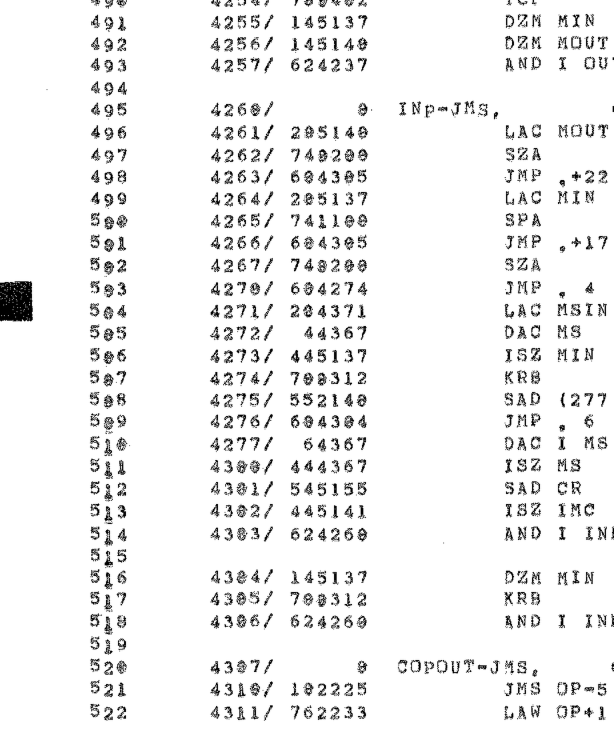
#> input picture characters/heinz-lemke/sources/pixie-assembler-listing-1972/.crops/page-048-L1.png, 1840 x 2238 px, given in place of page-page-048-L1.png.png, which was not available (shown at 1/3 size)
$ python gencrops.py page-048-L1.png 5
#> lines starting #> are read from the running program, lines starting #| are printed output that depends on the picture; pictures that were not available may be replaced by others from this repository, and a replacement may not be noted
import sys
from PIL import Image, ImageOps
page, seqx = sys.argv[1], int(sys.argv[2])
im = ImageOps.autocontrast(Image.open(f'pages/page-{page}.png').convert('L'))
#> im is the input picture: PIL image 1840x2238 L; min 0, max 255, mean 240
w, h = im.size
#> w = 1840; h = 2238
y0, y1 = 130, h - 30
#> y0 = 130; y1 = 2208
def band(tag, bx0, bx1, n, ov):
#> called with tag = 's', bx0 = -115, bx1 = 2455, n = 3, ov = 60
    step = (y1-y0)//n
#> step = 692
    for i in range(n):
        a = max(y0, y0+i*step-ov); b = min(y1, y0+(i+1)*step+ov)
        c = im.crop((max(0,bx0), a, min(w,bx1), b))
        c = c.resize((c.width*2, c.height*2), Image.LANCZOS)
        c.save(f'.crops/page-{page}-{tag}{i}.png')
#> this loop made 3 passes
#> pass 2, in band, `c = c.resize((c.width*2, c.height*2), Image.LANCZOS)`:
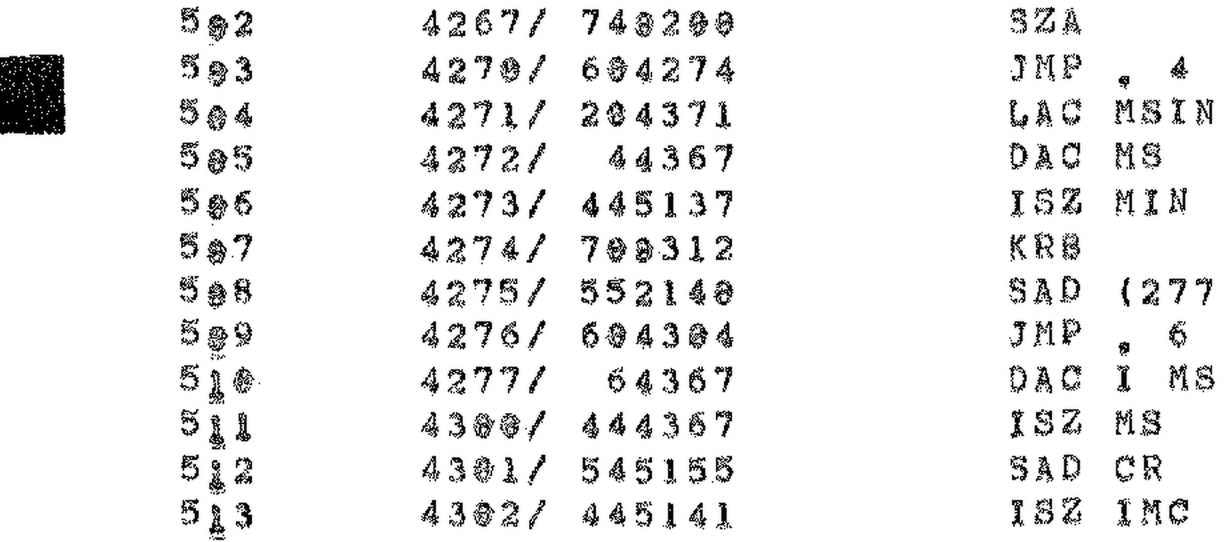
#> c: PIL image 3680x1624 L (shown at 1/3 size); min 0, max 255, mean 237.2
#> after the loop:
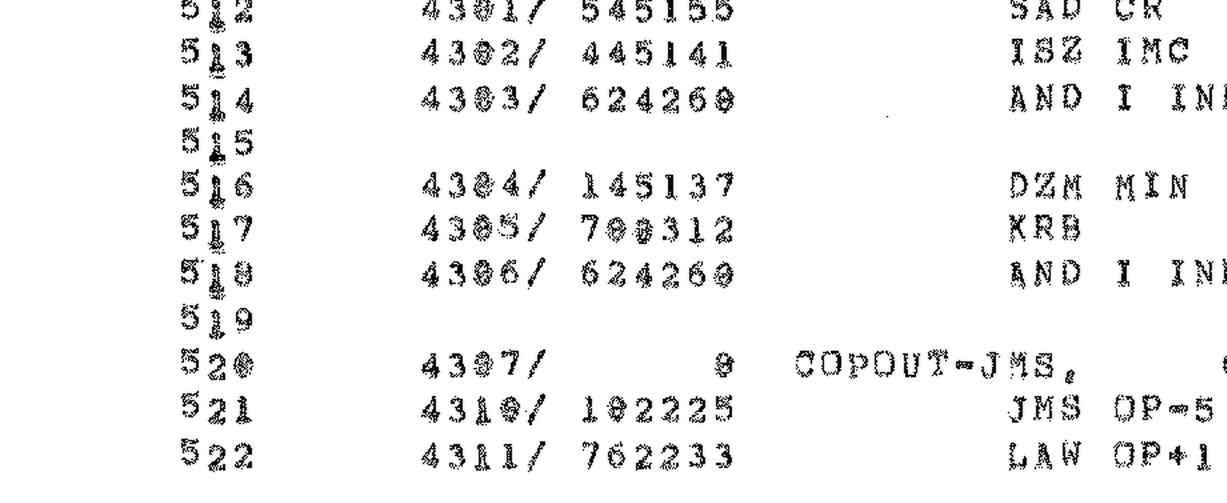
#> c: PIL image 3680x1508 L (shown at 1/3 size); min 0, max 255, mean 241.8
band('s', seqx-120, seqx+2450, 3, 60)
band('L', seqx-40, seqx+880, 2, 40)
#> the loop in band (call 2), `for i in range(n):` made 2 passes
#> pass 1, in band (call 2), `c = im.crop((max(0,bx0), a, min(w,bx1), b))`:
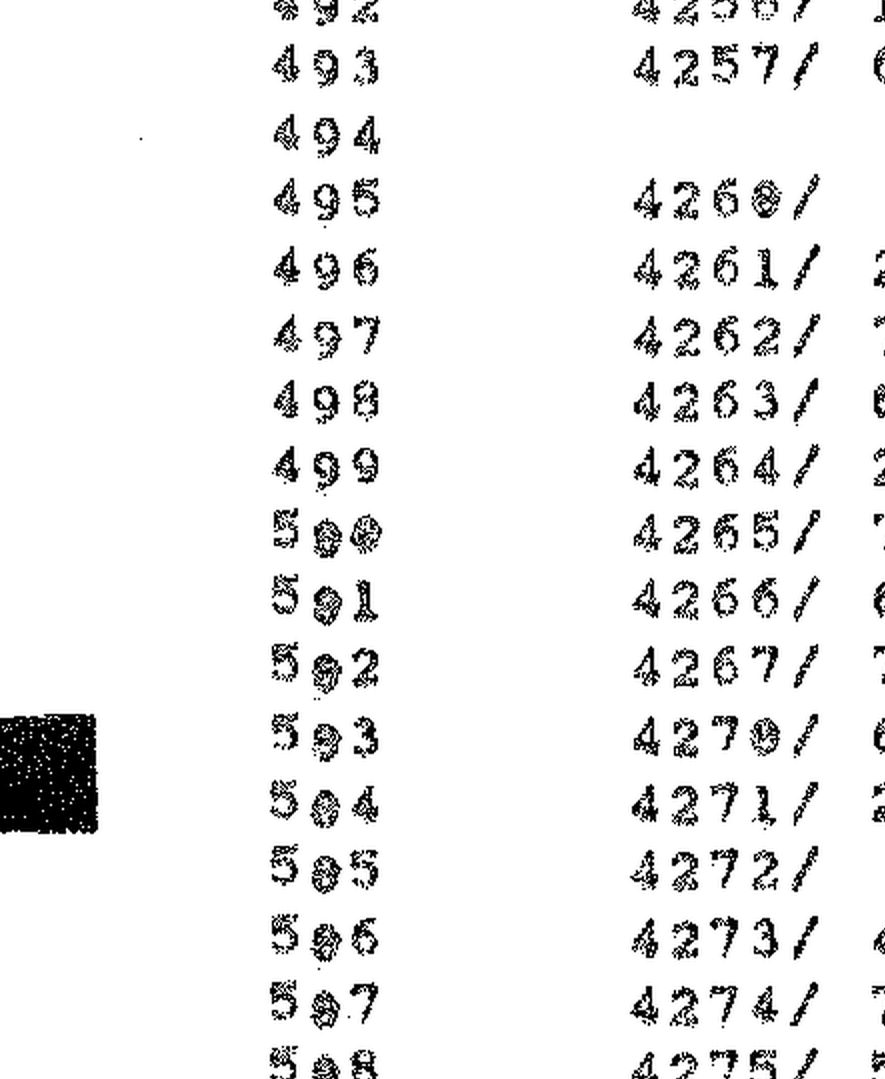
#> c: PIL image 885x1079 L; min 0, max 255, mean 238
#> pass 2, in band (call 2), `c = im.crop((max(0,bx0), a, min(w,bx1), b))`:
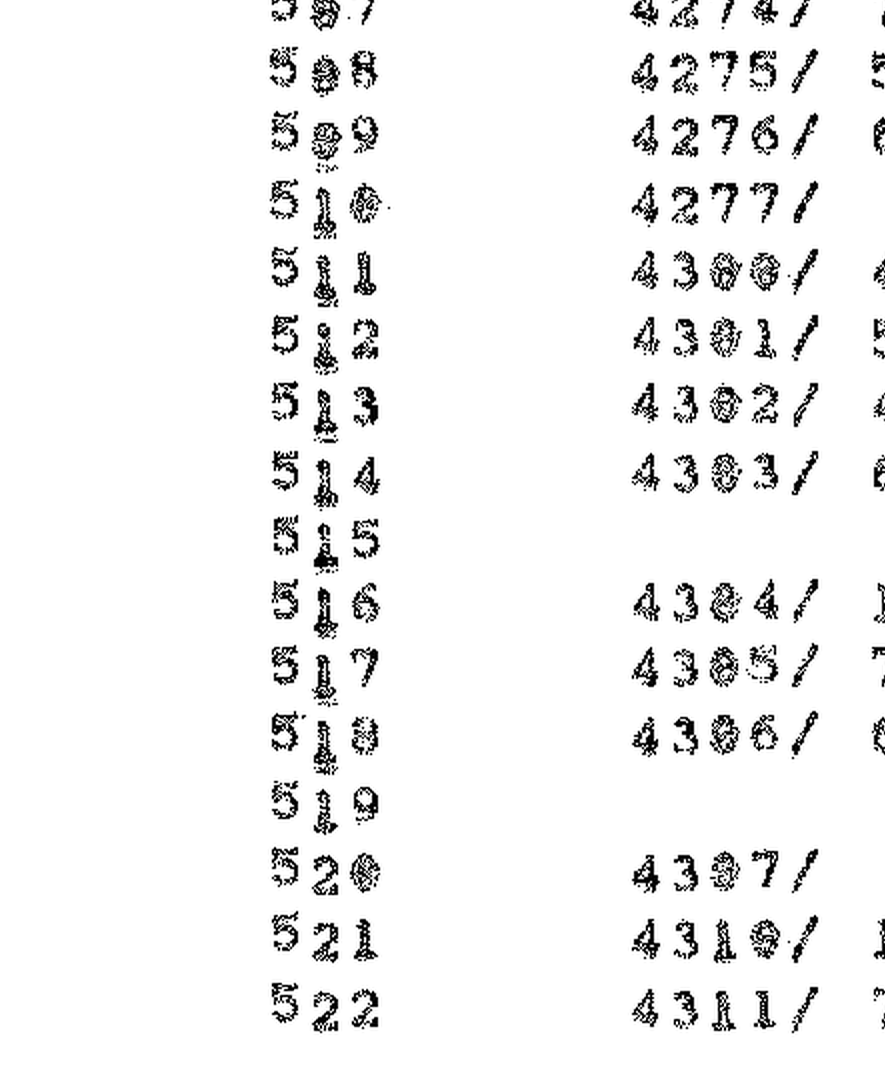
#> c: PIL image 885x1079 L; min 0, max 255, mean 242
band('M', seqx+420, seqx+1150, 3, 40)
#> call 3 of band, with tag = 'M', bx0 = 425, bx1 = 1155, n = 3, ov = 40
#> the loop in band (call 3), `for i in range(n):` made 3 passes
#> pass 1, in band (call 3), `c = im.crop((max(0,bx0), a, min(w,bx1), b))`:
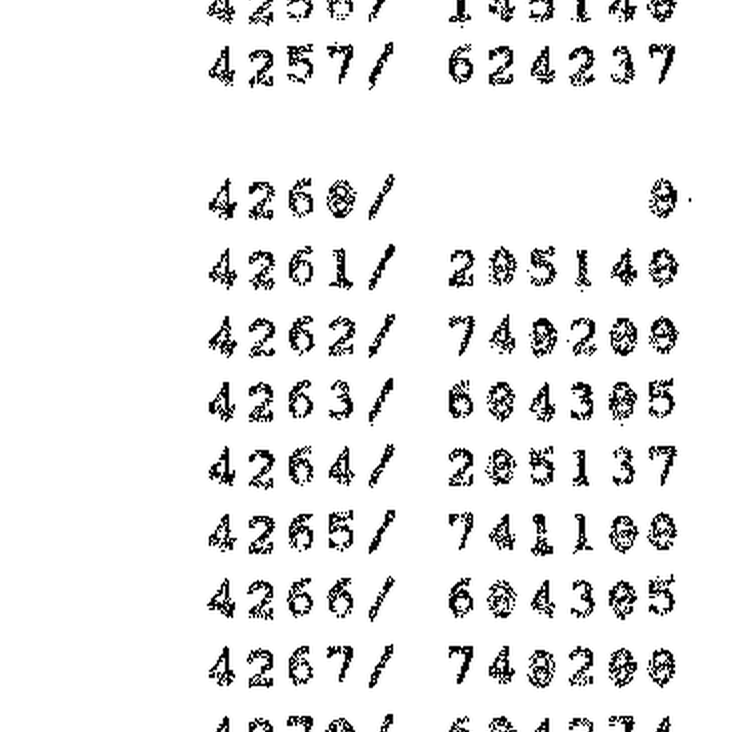
#> c: PIL image 730x732 L; min 0, max 255, mean 235.4
#> pass 2, in band (call 3), `c = im.crop((max(0,bx0), a, min(w,bx1), b))`:
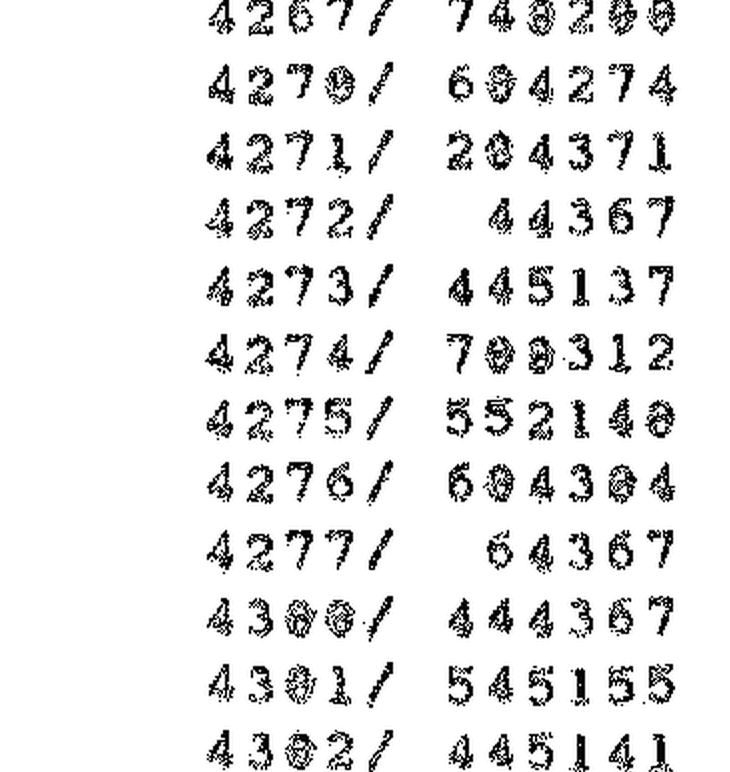
#> c: PIL image 730x772 L; min 0, max 255, mean 232.3
#> after the loop in band (call 3), `for i in range(n):`:
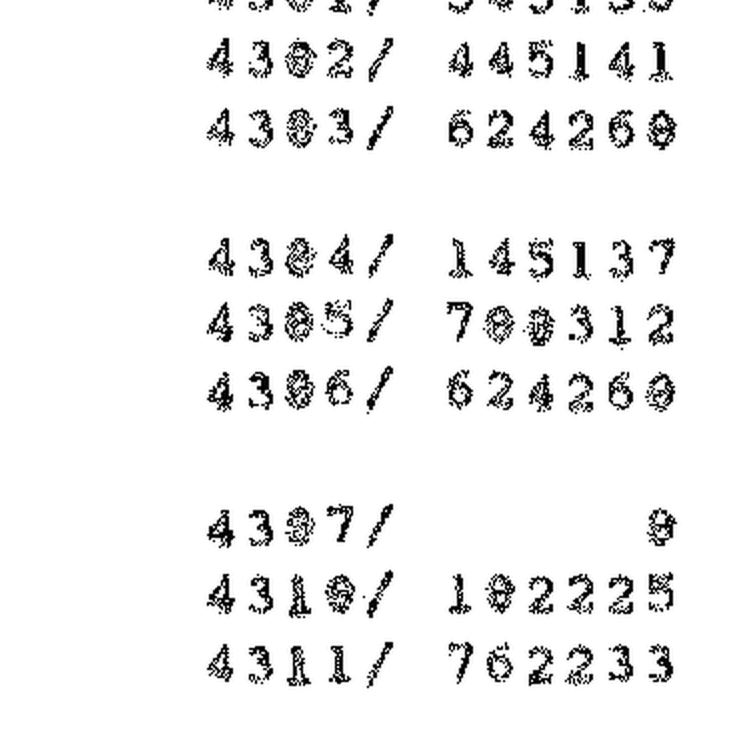
#> c: PIL image 1460x1468 L (shown at 1/2 size); min 0, max 255, mean 239.5
print('done', page)

$ run again, on characters/heinz-lemke/sources/pixie-assembler-listing-1972/.crops/page-063-L0.png
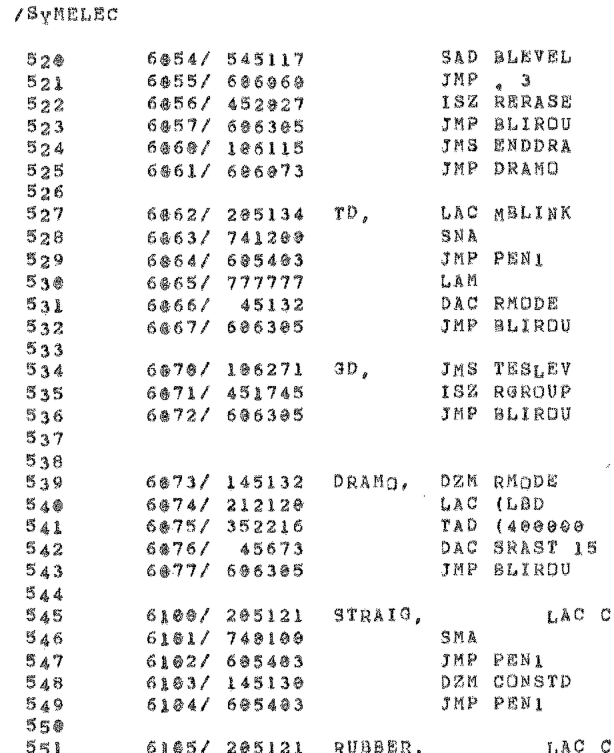
#> input picture characters/heinz-lemke/sources/pixie-assembler-listing-1972/.crops/page-063-L0.png, 1840 x 2258 px, given in place of page-page-063-L0.png.png, which was not available (shown at 1/3 size)
#> im is the input picture: PIL image 1840x2258 L; min 0, max 255, mean 239.8
#> after the loop in band, `for i in range(n):`:
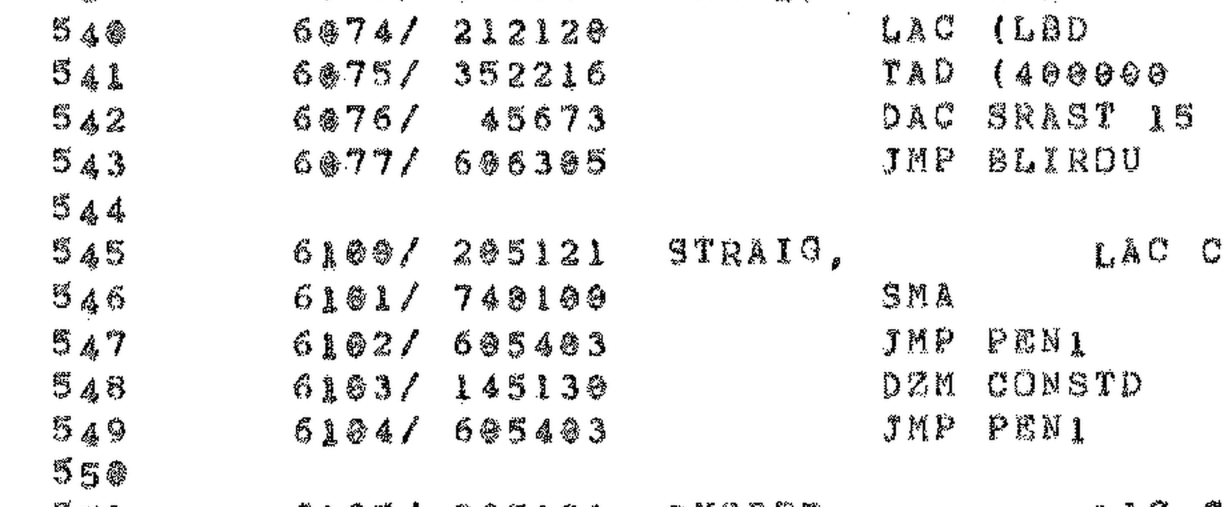
#> c: PIL image 3680x1520 L (shown at 1/3 size); min 0, max 255, mean 239.6
#> after the loop in band (call 3), `for i in range(n):`:
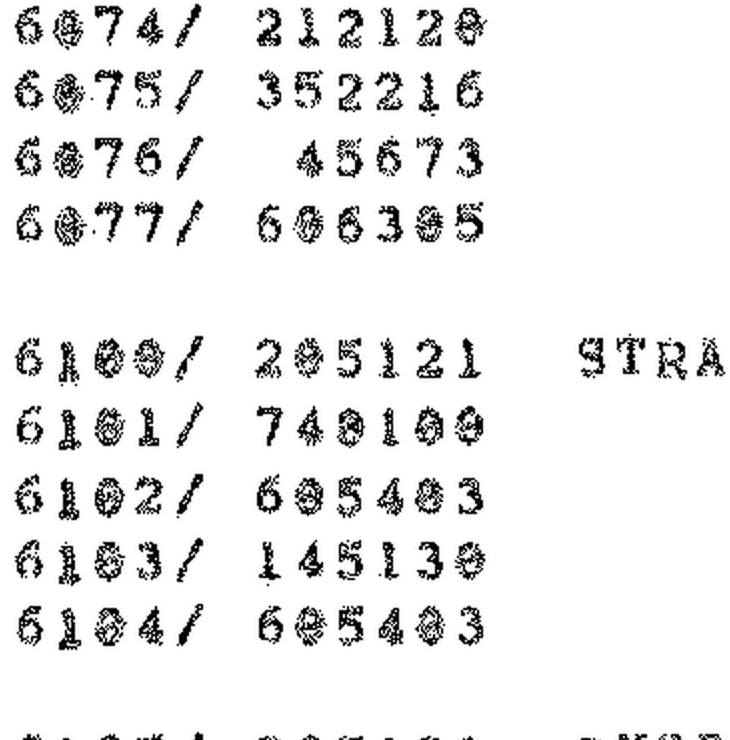
#> c: PIL image 1460x1480 L (shown at 1/2 size); min 0, max 255, mean 235

$ run again, on characters/heinz-lemke/sources/pixie-assembler-listing-1972/.crops/page-063-M1.png
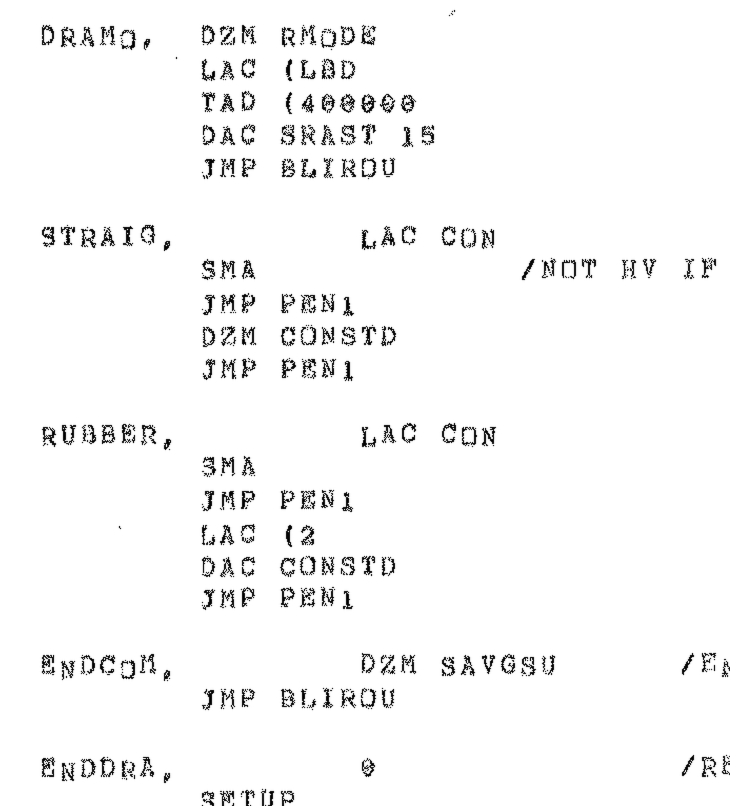
#> input picture characters/heinz-lemke/sources/pixie-assembler-listing-1972/.crops/page-063-M1.png, 1460 x 1612 px, given in place of page-page-063-M1.png.png, which was not available (shown at 1/2 size)
#> im is the input picture: PIL image 1460x1612 L; min 0, max 255, mean 247.3
#> after the loop in band, `for i in range(n):`:
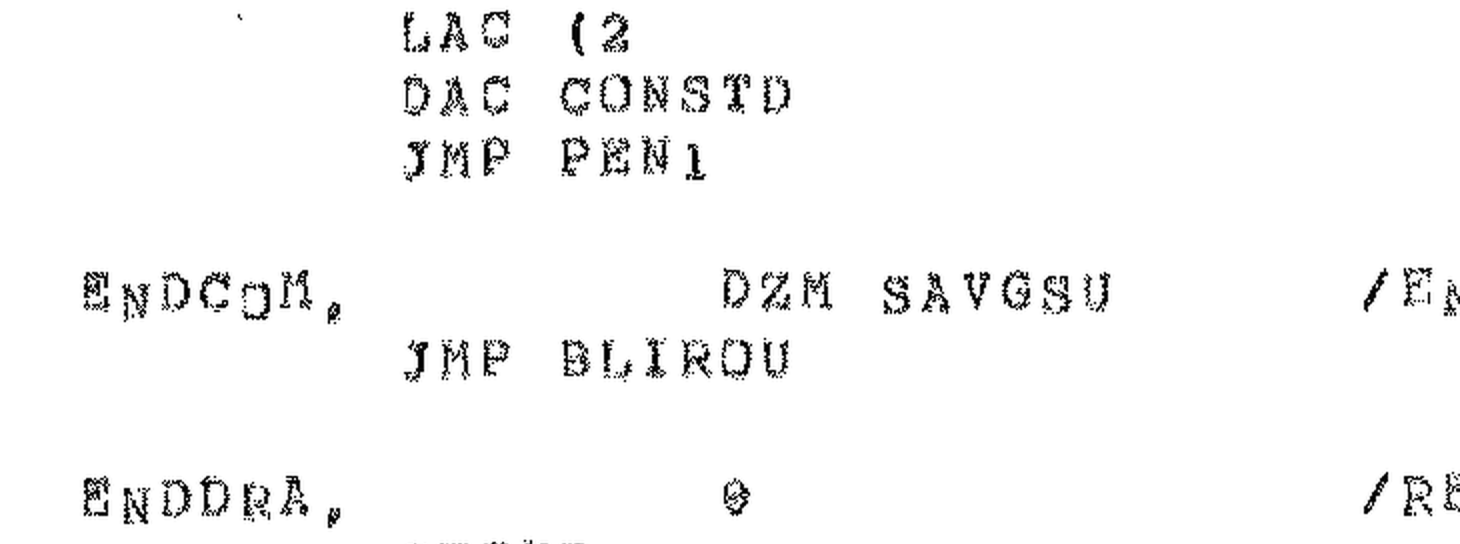
#> c: PIL image 2920x1088 L (shown at 1/2 size); min 0, max 255, mean 247.9
#> after the loop in band (call 3), `for i in range(n):`:
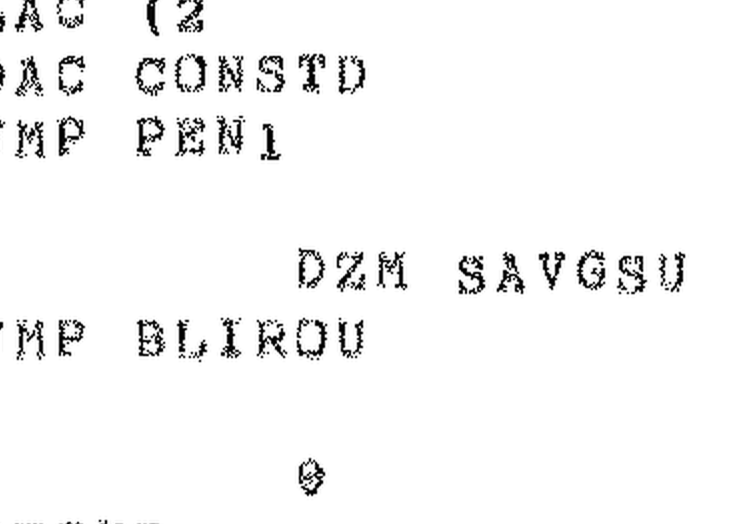
#> c: PIL image 1460x1048 L (shown at 1/2 size); min 0, max 255, mean 245.9

$ run again, on characters/heinz-lemke/sources/pixie-assembler-listing-1972/.crops/page-064-M0.png
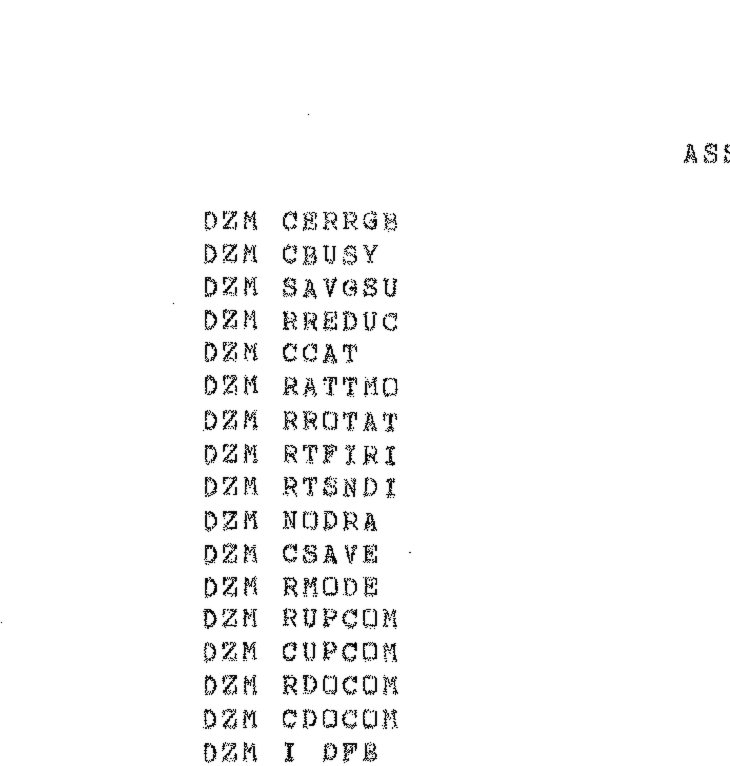
#> input picture characters/heinz-lemke/sources/pixie-assembler-listing-1972/.crops/page-064-M0.png, 1460 x 1532 px, given in place of page-page-064-M0.png.png, which was not available (shown at 1/2 size)
#> im is the input picture: PIL image 1460x1532 L; min 0, max 255, mean 248.3
#> after the loop in band (call 3), `for i in range(n):`:
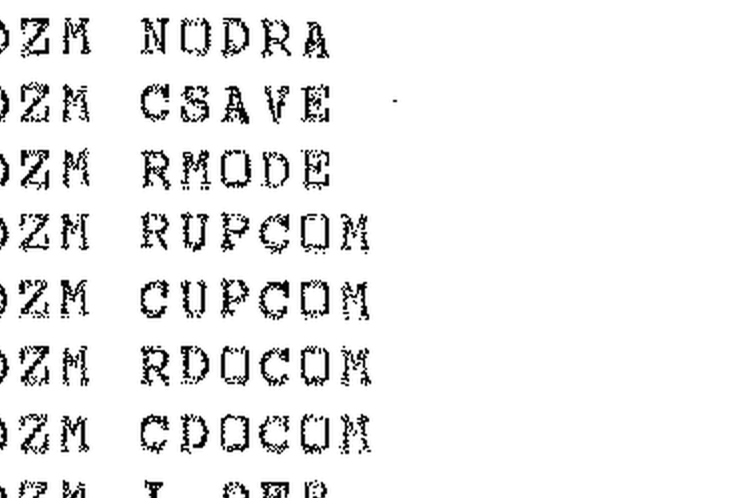
#> c: PIL image 1460x996 L (shown at 1/2 size); min 0, max 255, mean 238
